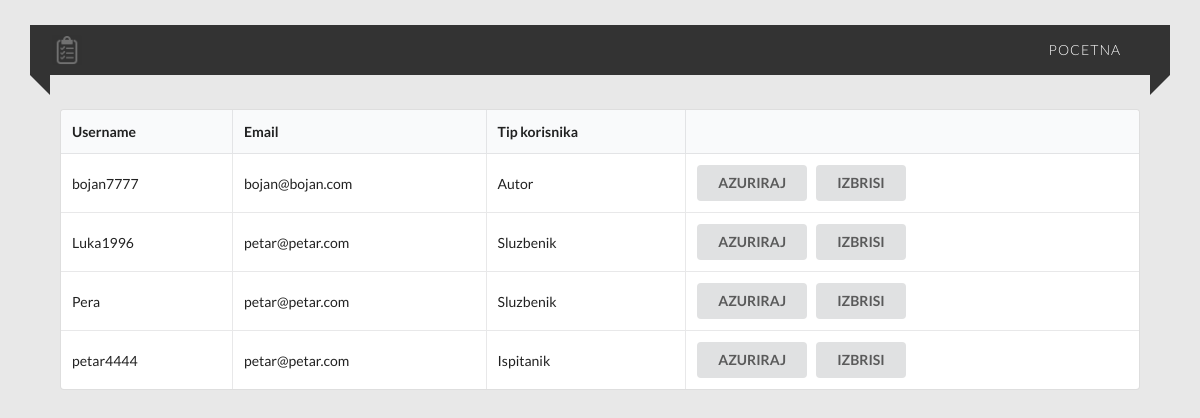
The app's page /ankete2/admin.php with its own data.
### tables this page shows
CREATE TABLE `korisnik` (
  `username` varchar(20) NOT NULL,
  `password` text NOT NULL,
  `email` varchar(40) NOT NULL,
  `tip` tinyint(4) NOT NULL,
  `reg` tinyint(4) NOT NULL COMMENT '0-na cekanju,1-jeste'
);

### ankete2/inc/database.php (called while the page is built, shortened)
<?php
$dbHost = 'localhost';
$dbUser = 'root';
$dbPass = '';
$dbName = 'ankete2';
$dbConn = new mysqli($dbHost, $dbUser, $dbPass, $dbName);
function qq($q) {
    global $dbConn;
    return $dbConn->query($q);
}
?>

### ankete2/admin.php (the view, shortened to what this page needs)
<?php
require_once 'inc/database.php';
require_once 'header.php';
$q="SELECT * FROM korisnik;";
$qr=qq($q);
?>
<table class="ui celled  table " id="kortable">
    <thead>
    <tr>
        <th>Username</th>
        <th>Email</th>
        <th>Tip korisnika</th>
        <th></th>
    </tr>
    </thead>
    <tbody>
    <?php
    if($qr->num_rows>0){
        while($n=$qr->fetch_assoc()) {
            if ($n['tip'] != 4) {
                ?>
                <tr>
                    <td><?php echo $n['username']; ?></td>
                    <td><?php echo $n['email']; ?></td>
                    <td><?php if($n['tip']==1){echo "Ispitanik"; }
                    elseif ($n['tip']==2){echo "Sluzbenik"; }
                    elseif ($n['tip']==3){echo "Autor"; }
                    ?></td>
                    <td><button class="ui button" value="<?php echo $n['username'];?>" onclick="azuriraj(this.value)" type="button" >AZURIRAJ</button>
                        &nbsp;<button class="ui button brisiuser"  id="" value="<?php echo $n['username'];?>" type="button" >IZBRISI</button></td>
                </tr>
                <?php
            }
        }
    }
    ?>

### ankete2/header.php (shortened to what this page needs)
<html>
    <head>
        <link rel="stylesheet" type="text/css" href="Semantic/semantic.min.css">
        <link rel="stylesheet" type="text/css" href="stilovi1/stilovi1.css">
    </head>
    <body>
        <div class="container">
            <div class="custom-padding">
                <nav>
                    <div class="logo"><a href="index.php"><img style="height:30px" src="img/anketalogo.png"></a></div>
                    <ul class="menu-area">
                        <li><a href="index.php">Pocetna</a></li>
                    </ul>
                </nav>
            </div>
            <br>
            <div class="mainWrap">

### ankete2/stilovi1/stilovi1.css (style rules this page uses)
.container { min-height: 100%; width:100%; background-color:#E8E8E8; margin: 0 auto; }
* { margin: 0; padding: 0; outline: 0; box-sizing: border-box; }
body { -webkit-background-size:cover; background-size:cover; background-position: center center; height: 100vh; }
.menu-area li a { text-decoration: none; }
.menu-area li { list-style-type: none; }
.custom-padding { padding-top: 25px; }
nav { position: relative; width: calc(100% - 60px); margin: 0 auto; padding: 10px 0; background: #333; z-index: 1; text-align: right; padding-right: 2%; }
.logo { width: 15%; float: left; text-align: left; padding-left: 2%; }
.menu-area li { display: inline-block; }
.menu-area a { color: #fff; font-weight: 300; letter-spacing: 1px; text-transform: uppercase; display: block; padding: 0 25px; font-size: 14px; line-height: 30px; position: relative; z-index: 1; }
nav:before { position: absolute; content: ''; border-top: 10px solid #333; border-right: 10px solid #333; border-left: 10px solid transparent; border-bottom: 10px solid transparent; top: 100%; left: 0; }
nav:after { position: absolute; content: ''; border-top: 10px solid #333; border-left: 10px solid #333; border-right: 10px solid transparent; border-bottom: 10px solid transparent; top: 100%; right: 0; }
.mainWrap { padding-bottom: 50px; width: 90%; margin: auto; }

### records on screen
korisnik: username "bojan7777", email "bojan@bojan.com", tip "Autor"
korisnik: username "Luka1996", email "petar@petar.com", tip "Sluzbenik"
korisnik: username "Pera", email "petar@petar.com", tip "Sluzbenik"
korisnik: username "petar4444", email "petar@petar.com", tip "Ispitanik"
